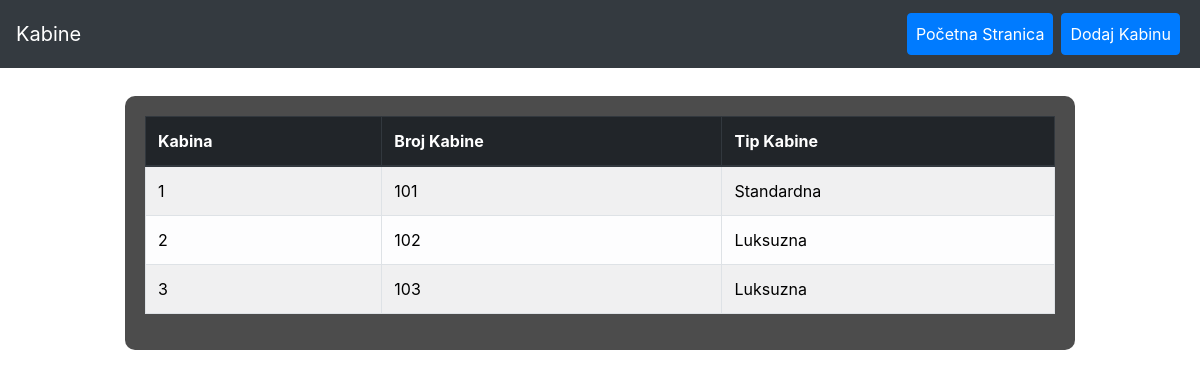
The page /kabine.php on the database its author committed.
### tables this page shows
CREATE TABLE `kabine` (
  `kabina_id` int(11) NOT NULL,
  `broj_kabine` varchar(10) NOT NULL,
  `tip_kabine` varchar(50) NOT NULL
);

### kabine.php (the view, shortened to what this page needs)
<!DOCTYPE html>
<html lang="en">
<head>
    <link rel="stylesheet" href="https://stackpath.bootstrapcdn.com/bootstrap/4.1.3/css/bootstrap.min.css">
    <link rel="stylesheet" href="./css/style.css">
</head>
<body>
    <nav class="navbar navbar-expand-lg navbar-dark bg-dark fixed-top">
        <a class="navbar-brand" href="#">Kabine</a>
        <div class="collapse navbar-collapse">
            <ul class="navbar-nav ml-auto">
                <li class="nav-item">
                    <a class="nav-link btn btn-primary mx-1" href="pocetna.php" style="color: white;">Početna Stranica</a>
                </li>
                <li class="nav-item">
                    <a class="nav-link btn btn-primary mx-1" href="dodajKabinu.php" style="color: white;">Dodaj Kabinu</a>
                </li>
            </ul>
        </div>
    </nav>
    <div class="container mt-5 pt-5">
        <div class="row justify-content-center">
            <div class="col-md-10 table-container">
                <table class="table table-bordered table-striped table-light">
                    <thead class="thead-dark">
                        <tr>
                            <th scope="col">Kabina</th>
                            <th scope="col">Broj Kabine</th>
                            <th scope="col">Tip Kabine</th>
                        </tr>
                    </thead>
                    <tbody>
                        <?php
                        require("./php/dbconnection.php");
                        $sql = "SELECT * FROM kabine";
                        $rezultat = $mysqli->query($sql);
                        while ($rez = mysqli_fetch_assoc($rezultat)) {
                            echo '<tr>';
                            echo '<td>' . htmlspecialchars($rez["kabina_id"]) . '</td>';
                            echo '<td>' . htmlspecialchars($rez["broj_kabine"]) . '</td>';
                            echo '<td>' . htmlspecialchars($rez["tip_kabine"]) . '</td>';
                            echo '</tr>';
                        }
                        ?>
                    </tbody>
                </table>
            </div>
        </div>
    </div>
</body>
</html>

### css/style.css (style rules this page uses)
.container { margin-top: 150px; }
.btn { margin-bottom: 5px; margin-top: 5px; }
.navbar { margin-bottom: 20px; }
a { color: white; }

### kabine.php (style rules this page uses)
body { background-image: url('img/putovanje.jpg'); background-repeat: no-repeat; background-attachment: fixed; background-size: cover; color: #fff; }
.table-container { background-color: rgba(0, 0, 0, 0.7); padding: 20px; border-radius: 10px; }
.table td, .table th { color: #000; }

### rows shown on the page
kabine: kabina_id "1", broj_kabine "101", tip_kabine "Standardna"
kabine: kabina_id "2", broj_kabine "102", tip_kabine "Luksuzna"
kabine: kabina_id "3", broj_kabine "103", tip_kabine "Luksuzna"
